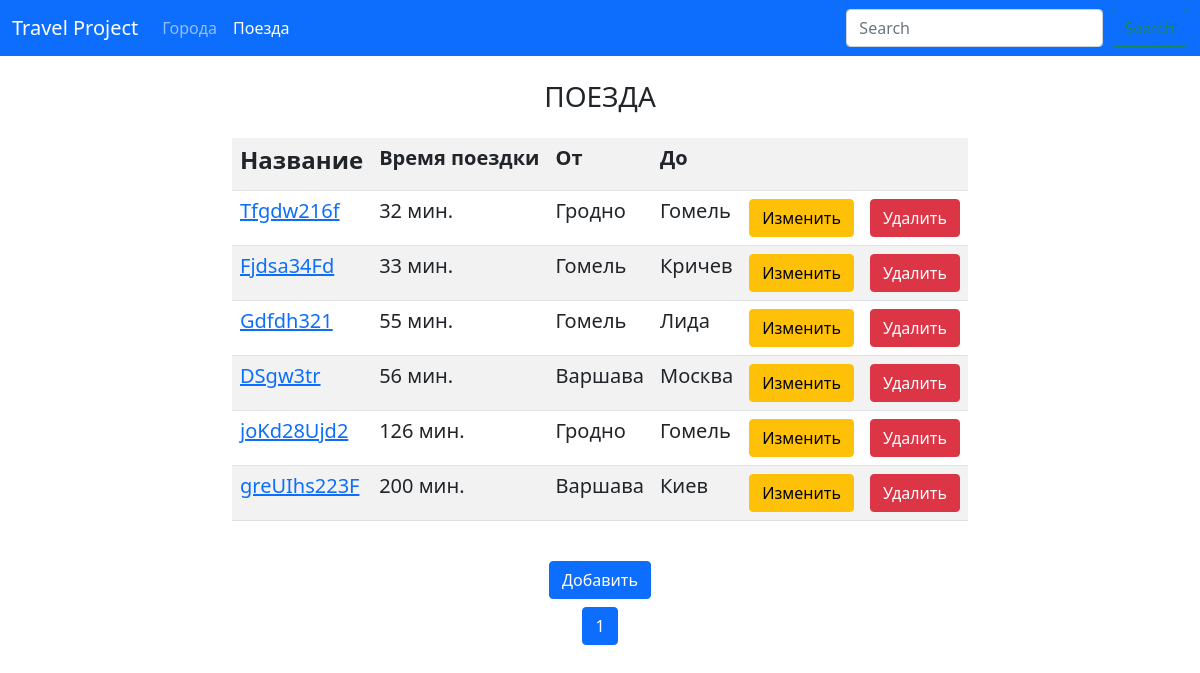
The page /trains/ on the database as committed earlier.
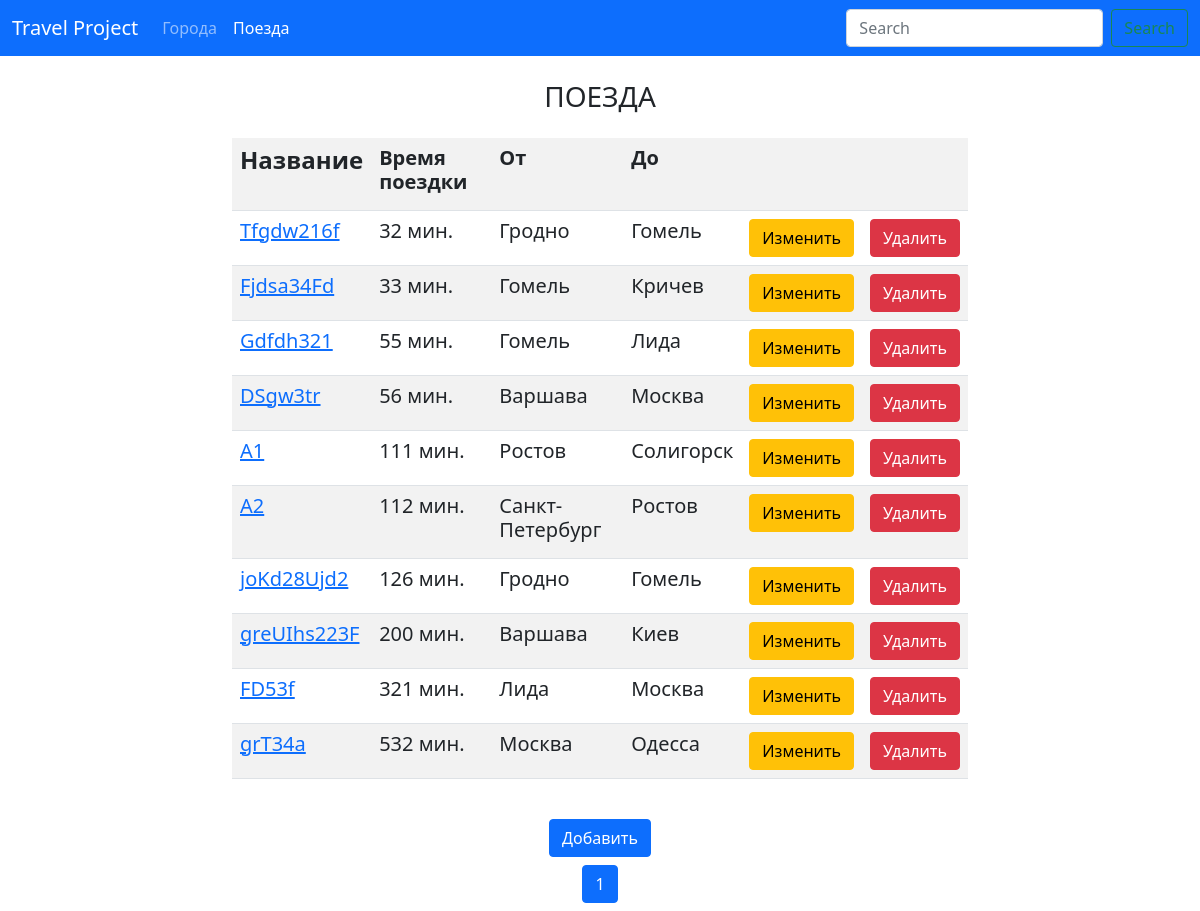
The same page on the database as committed later.
### trains/models.py (models this page shows, shortened)
class Train(models.Model):
    name = models.CharField(max_length=50, unique=True,
                            verbose_name='Название поезда')
    travel_time = models.PositiveSmallIntegerField(verbose_name='Время в пути')
    from_city = models.ForeignKey(City, related_name='from_city_set',
                                  on_delete=models.CASCADE, verbose_name='Из какого города',
                                  null=True, blank=True
                                  )
    to_city = models.ForeignKey(City, related_name='to_city_set',
                                on_delete=models.CASCADE, verbose_name='В какой город',
                                null=True, blank=True
                                )
    class Meta:
        verbose_name = 'Поезд'
        verbose_name_plural = 'Поезда'
        ordering = ['travel_time']

### cities/models.py (models this page shows, shortened)
class City(models.Model):
    name = models.CharField(max_length=40, unique=True, verbose_name='Название города')
    def __str__(self):
        return self.name
    class Meta:
        verbose_name = 'Город'
        verbose_name_plural = 'Города'
        ordering = ['name',]

### trains/views.py (the view)
# urls.py: path('', views.TrainListView.as_view(), name='home'),
class TrainListView(ListView):
    paginate_by = 10
    model = Train
    template_name = 'trains/home.html'

### trains/templates/trains/home.html (shortened to what this page needs)
{% extends 'base.html' %}
{% block bodydata %}
    <h3 class="my-4 text-center">ПОЕЗДА</h3>
    <div class="row my-4">
        <div class="col-md ">
            <table class="table table-striped">
                <tr>
                    <td><h4><strong>Название</strong></h4></td>
                    <td><h5><strong>Время поездки</strong></h5></td>
                    <td><h5><strong>От</strong></h5></td>
                    <td><h5><strong>До</strong></h5></td>
                    <td></td>
                    <td></td>
                </tr>
                {% for item in page_obj %}
                    <tr>
                        <td>
                            <a href="{% url 'trains:detail' pk=item.pk %}">
                                <h5>{{ item.name }}</h5>
                            </a>
                        </td>
                        <td>
                            <h5>{{ item.travel_time }} мин.</h5>
                        </td>
                        <td>
                            <h5>{{ item.from_city }}</h5>
                        </td>
                        <td>
                            <h5>{{ item.to_city }}</h5>
                        </td>
                        <td>
                            <a href="{% url 'trains:update' pk=item.pk %}">
                                <button type="button" class="btn btn-warning">
                                    Изменить
                                </button>
                            </a>
                        </td>
                        <td>
                            <a href="{% url 'trains:delete' pk=item.pk %}">
                                <button type="button" class="btn btn-danger">
                                    Удалить
                                </button>
                            </a>
                        </td>
                    </tr>
                {% endfor %}
            </table>
        </div>
    </div>
    <div class="text-center">
        <a href="{% url 'trains:add' %}">
            <button type="button" class="btn btn-primary my-0">
                Добавить
            </button>
        </a>
    </div>
    <div class="pagination justify-content-center my-2">
        <li class="page-item active" aria-current="page">
            <a class="page-link" href="">{{ page_obj.number }}</a>
        </li>
    </div>
{% endblock %}

### templates/base.html (shortened to what this page needs)
{% url 'trains:home' as trains_home_url %}
{% url 'cities:home' as cities_home_url %}
<!DOCTYPE html>
<html lang="en">
<head>
    <link href="https://cdn.jsdelivr.net/npm/select2@4.1.0-rc.0/dist/css/select2.min.css" rel="stylesheet"/>
    <link href="https://cdn.jsdelivr.net/npm/bootstrap@5.1.3/dist/css/bootstrap.min.css" rel="stylesheet"
>
</head>
<body>
<nav class="navbar navbar-expand-lg navbar-dark bg-primary">
    <div class="container-fluid">
        <a class="navbar-brand" href="{% url 'home' %}">Travel Project</a>
        <div class="collapse navbar-collapse" id="navbarSupportedContent">
            <ul class="navbar-nav me-auto mb-2 mb-lg-0">
                <li class="nav-item">
                    <a class="nav-link {% if request.path == cities_home_url %}active{% endif %}" aria-current="page"
                       href="{% url 'cities:home' %}">Города</a>
                </li>
                <li class="nav-item">
                    <a class="nav-link {% if request.path == trains_home_url %}active{% endif %}" aria-current="page"
                       href="{% url 'trains:home' %}">Поезда</a>
                </li>
            </ul>
            <form class="d-flex">
                <input class="form-control me-2" type="search" placeholder="Search" aria-label="Search">
                <button class="btn btn-outline-success" type="submit">Search</button>
            </form>
        </div>
    </div>
</nav>
<div class="container">
    <div class="row">
        <div class="col-sm-2"></div>
        <div class="col-sm-8">
            {% block bodydata %}{% endblock %}
        </div>
    </div>
</div>
</body>
</html>

Rows that differ between the two databases and show on the page:
added Train: name "A1", travel_time "111", from_city "Ростов", to_city "Солигорск"
added Train: name "A2", travel_time "112", from_city "Санкт-Петербург", to_city "Ростов"
added Train: name "FD53f", travel_time "321", from_city "Лида", to_city "Москва"
added Train: name "grT34a", travel_time "532", from_city "Москва", to_city "Одесса"
